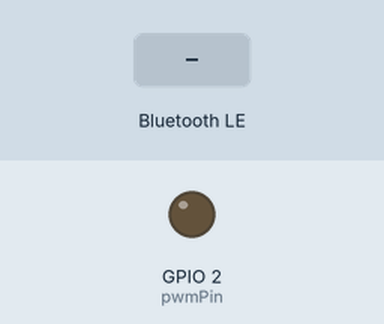
The sketch below on a simulated ESP32. Parts: output pins drawn as LEDs (lit = HIGH). The inputs (shaded band) are chosen by the test bench. Nothing arrives over Bluetooth unless stated; a phone connects over Bluetooth LE 3 s after start; what the sketch prints to the serial monitor is not drawn.

Above: at 1.2 s.
1.3 s: Bluetooth LE write "5" received
At 2.2 s:
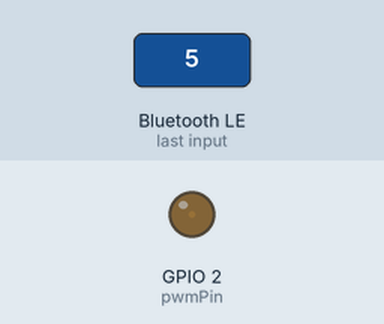
2.8 s: Bluetooth LE write "90" received
At 3.3 s:
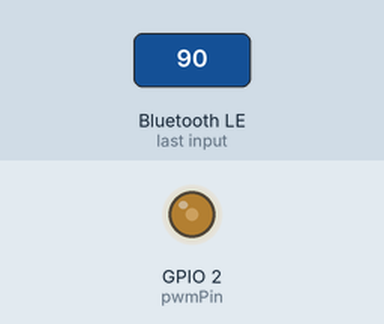
4.3 s: Bluetooth LE write "200" received
At 5.7 s:
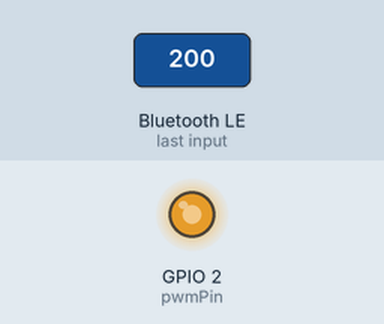
Timing chart, 0 to 7.3 s (numbered marks = the images above; inputs shaded):
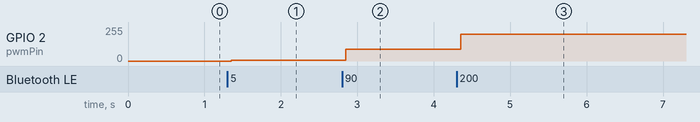

Measured:
- after the input at 1.3 s, GPIO 2 (pwmPin): 0/255 → 5/255 after 0.05 s
- after the input at 2.8 s, GPIO 2 (pwmPin): 5/255 → 90/255 after 0.05 s
- after the input at 4.3 s, GPIO 2 (pwmPin): 90/255 → 199/255 after 0.05 s

The sketch:

light_ble.ino
```cpp
#include <Arduino.h>
#include <BLEDevice.h>
#include <BLEServer.h>
#include <BLEUtils.h>
#include <esp32-hal-ledc.h>

const int pwmChannel = 0; // PWM通道
const int pwmFreq = 5000; // PWM频率，单位Hz
const int pwmResolution = 8; // PWM分辨率，8位或者12位

int pwmPin = 2; // 假设你选择了GPIO2作为PWM输出

// 定义服务和特征的UUID
#define SERVICE_UUID "4fafc201-1fb5-459e-8fcc-c5c9c331914b"
#define PWM_CHARACTERISTIC_UUID "beb5483e-36e1-4688-b7f5-ea07361b26a8"

BLEServer *pServer;
BLEService *pService;
BLECharacteristic *pPWMCharacteristic;

int dutyCycle = 0;
bool bleConnected = false;

class PWMCharacteristicCallbacks : public BLECharacteristicCallbacks {
  void onWrite(BLECharacteristic *pCharacteristic) {
    Serial.println(pCharacteristic->getValue().c_str());
    String value = pCharacteristic->getValue().c_str();
    if (value.length() > 0) {
      int newDutyCycle = atoi(value.c_str());
      // 根据新的PWM值设置占空比
      if (newDutyCycle >= 0 && newDutyCycle <= 255) {
        dutyCycle = newDutyCycle;
        // 设置PWM占空比
        Serial.print("设置PWM占空比为: ");
        Serial.println(dutyCycle);
        ledcWrite(pwmPin, dutyCycle); // 设置PWM信号的占空比
      }
    }
  }
};

class MyServerCallbacks : public BLEServerCallbacks {
  void onConnect(BLEServer* pServer) {
    bleConnected = true;
    Serial.println("BLE连接已建立");
  }

  void onDisconnect(BLEServer* pServer) {
    bleConnected = false;
    Serial.println("BLE连接已断开");
    // 当连接断开时重新启动广播
    BLEAdvertising *pAdvertising = pServer->getAdvertising();
    pAdvertising->start();
    Serial.println("重新启动广播");
  }
};

void setup() {
  Serial.begin(115200);

  ledcAttachChannel(pwmPin, pwmFreq, pwmResolution, pwmChannel);

  // 初始化BLE设备
  BLEDevice::init("ESP32_PWM_Control");

  // 创建BLE服务
  pServer = BLEDevice::createServer();
  pServer->setCallbacks(new MyServerCallbacks());

  pService = pServer->createService(SERVICE_UUID);

  // 创建PWM特征并设置回调
  pPWMCharacteristic = pService->createCharacteristic(
    PWM_CHARACTERISTIC_UUID,
    BLECharacteristic::PROPERTY_READ | BLECharacteristic::PROPERTY_WRITE
  );
  pPWMCharacteristic->setCallbacks(new PWMCharacteristicCallbacks());

  // 启动BLE服务
  pService->start();

  // 启动广播
  BLEAdvertising *pAdvertising = pServer->getAdvertising();
  pAdvertising->start();

  Serial.println("等待BLE连接...");
}

void loop() {
  // 这里可以处理其他任务，如定时器、传感器读取等
  delay(100);
}
```
